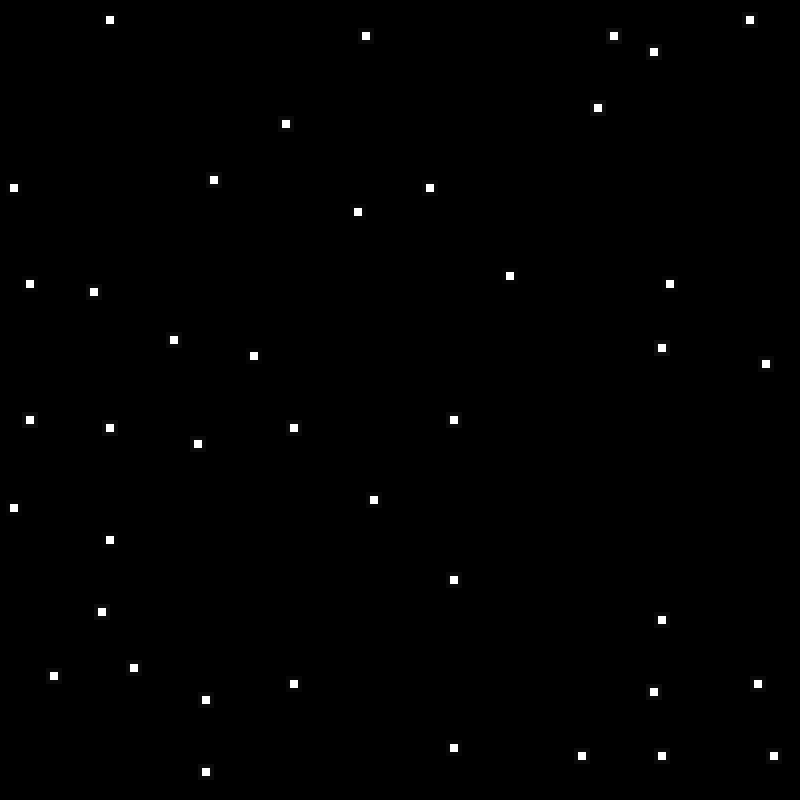
Frame 1 (no input)
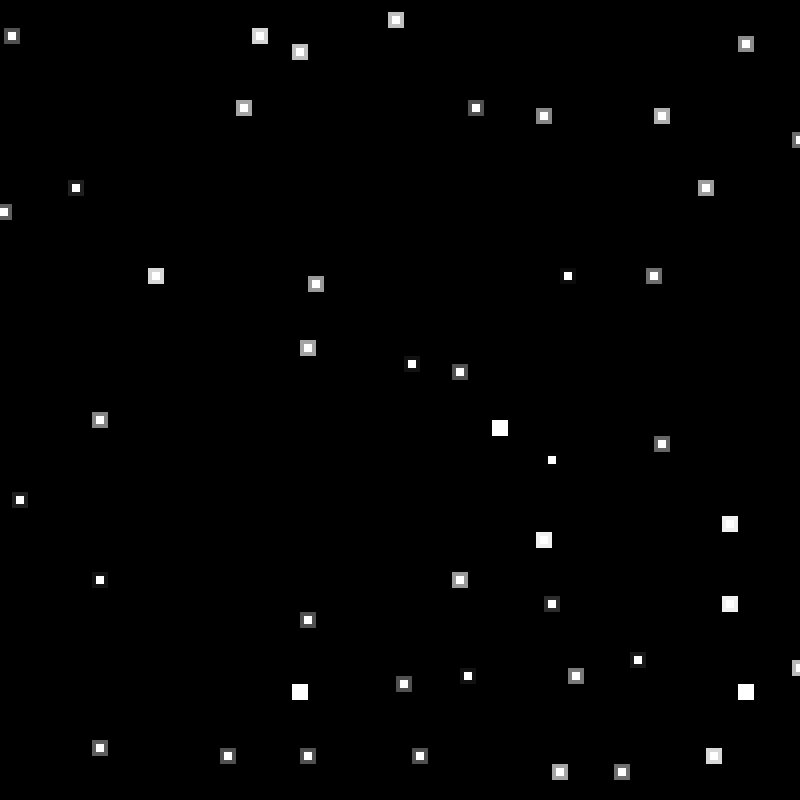
Frame 60 (the mouse pressed at the canvas centre just before this capture)
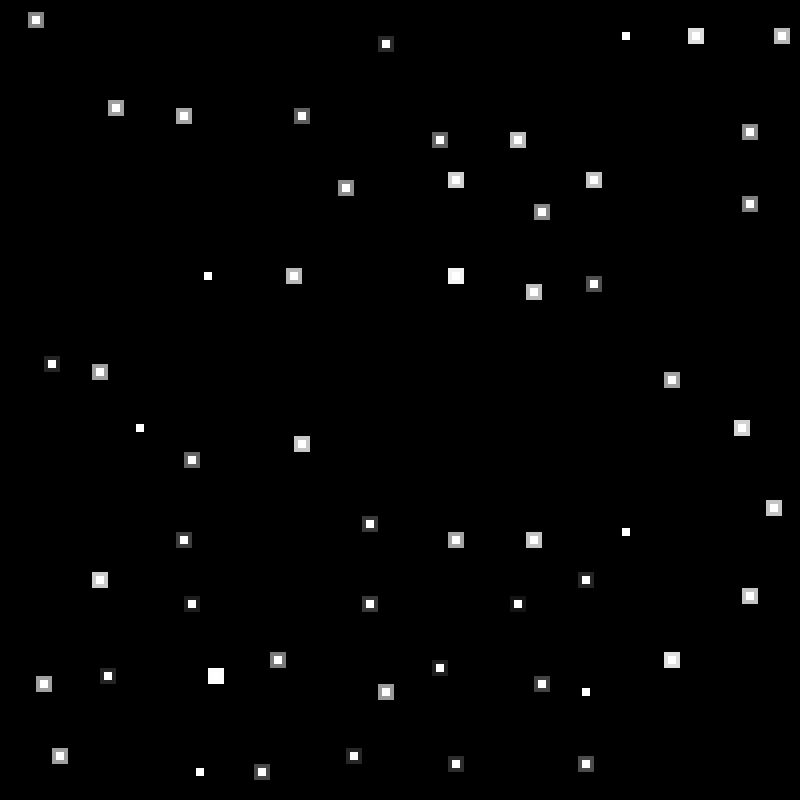
Frame 120 (the mouse held since frame 60 and released just before this capture)

The Processing sketch that drew these frames (run headless with seeded random() and noise(); from frame 60 on, the mouse is pressed at the canvas centre):

// Processing sketch: star_field
// ── star_field.pde
int starcount;
TwinklingStars ts1;
TwinklingStars ts2;
TwinklingStars ts3;
TwinklingStars ts4;
TwinklingStars ts5;
TwinklingStars ts6;
TwinklingStars ts7;
TwinklingStars ts8;
TwinklingStars ts9;
TwinklingStars ts10;
TwinklingStars ts11;
void setup() {
  size(800,800);
  frameRate(30);
  starcount=0;
  ts1 = new TwinklingStars(width/10*0);
  ts2 = new TwinklingStars(width/10*1);
  ts3 = new TwinklingStars(width/10*2);
  ts4 = new TwinklingStars(width/10*3);
  ts5 = new TwinklingStars(width/10*4);
  ts6 = new TwinklingStars(width/10*5);
  ts7 = new TwinklingStars(width/10*6);
  ts8 = new TwinklingStars(width/10*7);
  ts9 = new TwinklingStars(width/10*8);
  ts10 = new TwinklingStars(width/10*9);
  ts11 = new TwinklingStars(width);
}
class TwinklingStars {
  float xPos, valx, tspd;
  float[] toggle, displacex, displacey, tnkspd, tnk;
  TwinklingStars (float Start) {
    xPos=Start;
    valx=-width/120;
    tspd=1;
    toggle= new float[0];
    displacex=new float[0];
    displacey=new float[0];
    tnkspd=new float[0];
    tnk=new float[10];
    for (int i=0; i<10; i++) {
      float a=floor(random(0,2));
      float b=floor(random(0,6));
      float c=floor(random(0,6));
      float d=floor(random(5,16));
      toggle=append(toggle,a);
      displacex=append(displacex,b);
      displacey=append(displacey,c);
      tnkspd=append(tnkspd,d);
      tnk=append(tnk,0);
    }
  }
  void update() {
    xPos=xPos+valx;
    if (xPos<(width/10)*-1) {
      xPos=width;
      for (int i=0; i<10; i++) {
      float a=floor(random(0,2));
      float b=floor(random(0,6));
      float c=floor(random(0,6));
      float d=floor(random(5,16));
      toggle[i]=a;
      displacex[i]=b;
      displacey[i]=c;
      tnkspd[i]=d;
      tnk=append(tnk,0);
      println(displacex);
    }
    }
    for (int i=0; i<10; i++) {
      if (toggle[i]==0) {
        tnk[i]=tnk[i]+tnkspd[i];
        if (tnk[i]>255) {
          tnk[i]=255;
          tnkspd[i]=tnkspd[i]*-1;
        }
        else if (tnk[i]<0) {
          tnk[i]=0;
          tnkspd[i]=tnkspd[i]*-1;
        }
        noStroke();
        fill(tnk[i]);
        rect(xPos+((displacex[i]+1.5)*width/100),i*height/10+((displacey[i]+1.5)*height/100),width/50,height/50);
        fill(255);
        rect(xPos+(width/50)+(displacex[i]*width/100),(i*height/10)+(height/50)+(displacey[i]*height/100),width/100,height/100);
      }
      else {//no star
      }
    }
  }
}

void draw() {
  fill(0);
  rect(0,0,width,height);
  ts1.update();
  ts2.update();
  ts3.update();
  ts4.update();
  ts5.update();
  ts6.update();
  ts7.update();
  ts8.update();
  ts9.update();
  ts10.update();
  ts11.update();
  fill(255,0,0);
}
